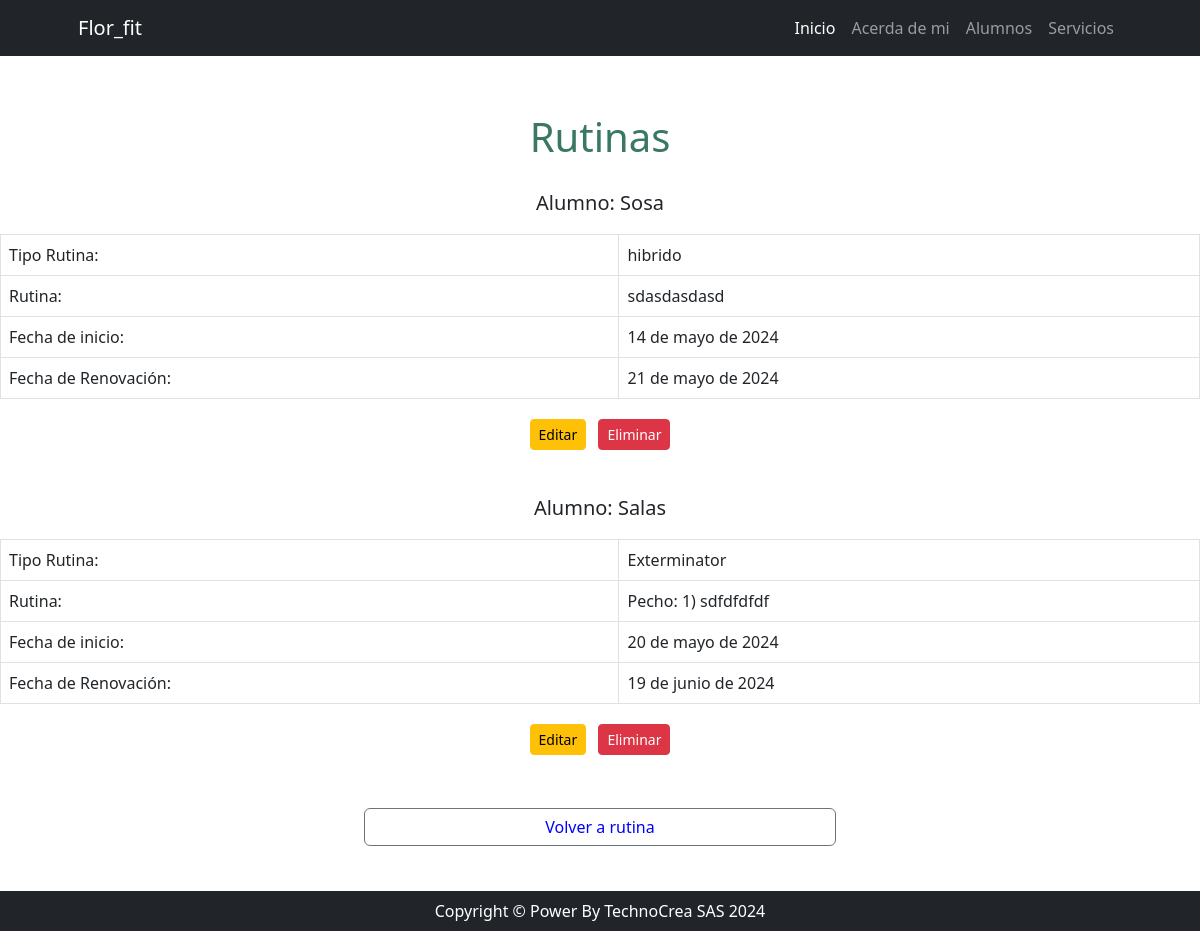
The app's page /usuario/rutina/list, older data.
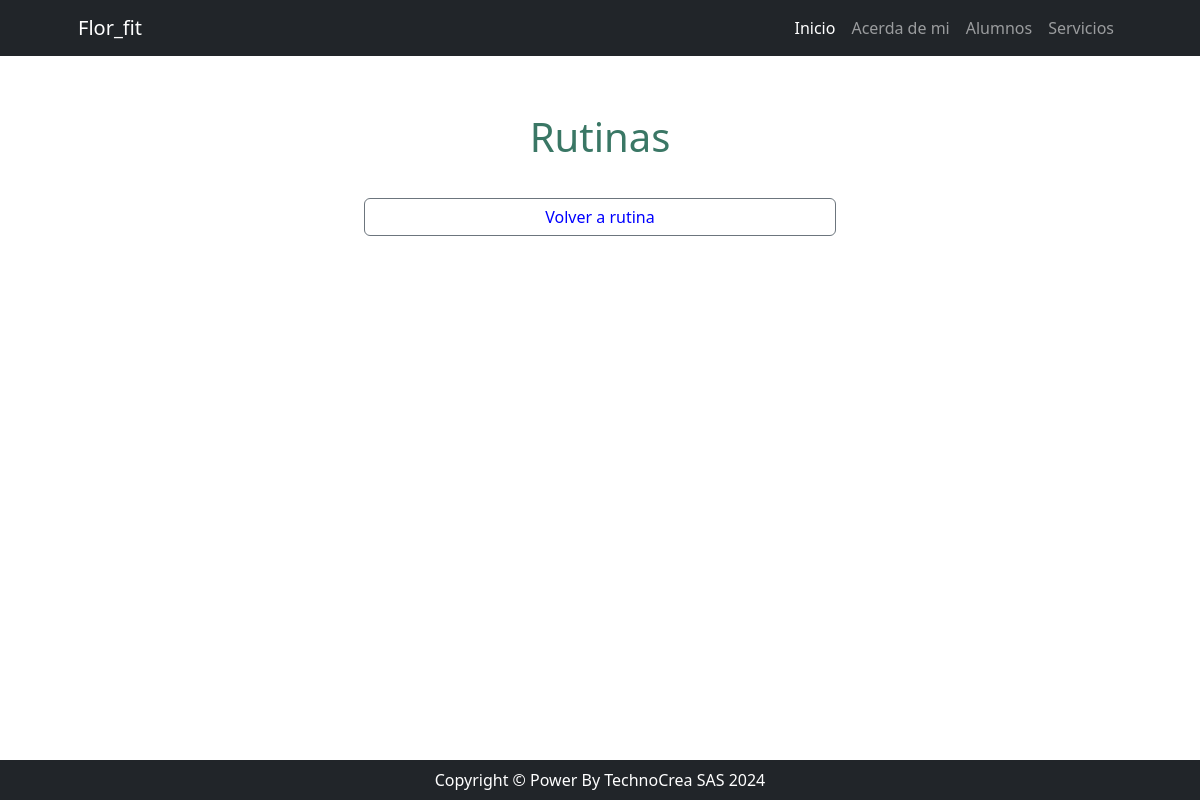
The same page, newer data.
### usuario/models.py (models this page shows, shortened)
class Rutina(models.Model):
    instructor = models.ForeignKey(Instructor, on_delete=models.CASCADE, verbose_name="Instructor asignado")
    alumno = models.ForeignKey(Alumno, on_delete=models.CASCADE, verbose_name="Alumno asignado")
    nombre = models.CharField(max_length=150, verbose_name="Nombre de la rutina")
    descripcion = models.TextField(verbose_name="Descripción")
    fecha_inicio = models.DateField(verbose_name="Fecha de inicio")
    fecha_fin = models.DateField(verbose_name="Fecha de fin")
    class Meta:
        verbose_name = 'Rutina'
        verbose_name_plural = 'Rutinas'

class Alumno(models.Model):
    dni = models.IntegerField()
    apellido = models.CharField(max_length=100)
    nombre = models.CharField(max_length=100)
    email = models.EmailField(unique=True)
    telefono = models.CharField(max_length=20, blank=True)
    fecha_nacimiento = models.DateField(null=True, blank=True)
    def __str__(self):
        return self.apellido
    class Meta:
        verbose_name = 'Alumno'
        verbose_name_plural = 'Alumnos'

### usuario/views.py (the view)
# urls.py: path('rutina/list', views.rutina_list, name='rutina_list'),
def rutina_list(request):
    busqueda = request.GET.get("busqueda", None)
    if busqueda:
        print(busqueda)
        consulta = Rutina.objects.filter(nombre__icontains=busqueda)
    else:
        consulta = Rutina.objects.all()
    contexto = {"rutinas": consulta}
    return render(request, "usuario/rutina_list.html", contexto)

### usuario/templates/usuario/rutina_list.html (shortened to what this page needs)
{% extends 'core/base.html' %}
{% block content %}
    <header>
        <h1 class="text-center" style="padding-top: 1.5cm; padding-bottom: 0.5cm; color: #3a7765;">Rutinas</h1>
    </header>
    <ul class="list-unstyled">
        <ul class="list-unstyled">
            {% for rutina in rutinas %}
            <li>
                <p class="font-weight-bold text-center" style="font-size: 1.25rem;">Alumno: {{ rutina.alumno }}</p>
                <div class="table-responsive">
                    <table class="table table-bordered">
                        <tbody>
                            <tr>
                                <td class="font-weight-bold">Tipo Rutina:</td>
                                <td>{{ rutina.nombre }}</td>
                            </tr>
                            <tr>
                                <td class="font-weight-bold">Rutina:</td>
                                <td>{{ rutina.descripcion }}</td>
                            </tr>
                            <tr>
                                <td class="font-weight-bold">Fecha de inicio:</td>
                                <td>{{ rutina.fecha_inicio }}</td>
                            </tr>
                            <tr>
                                <td class="font-weight-bold">Fecha de Renovación:</td>
                                <td>{{ rutina.fecha_fin }}</td>
                            </tr>
                        </tbody>
                    </table>
                    <div class="text-center">
                        <a href="{% url 'usuario:rutina_update' rutina.id %}" class="btn btn-warning btn-sm m-1">Editar</a>
                        <a href="{% url 'usuario:rutina_delete' rutina.id %}" class="btn btn-danger btn-sm m-1">Eliminar</a>
                    </div>
                </div>
                <div class="text-center">
                    <a href="" class="btn btn-close-white btn-sm m-1">Volver a Rutina</a>
                </div>
            </li>
            {% endfor %}
        </ul>
        <div style="text-align: center; padding: 10px; margin-bottom: 75px;">
            <a href="{% url 'usuario:rutina_main' %}" class="btn btn-outline-secondary" style="width: 40%; color: blue;">Volver a rutina</a>
        </div>
{% endblock content %}

Row changes from the older to the newer data that the page shows:
removed Rutina: alumno "Sosa", nombre "hibrido", descripcion "sdasdasdasd", fecha_inicio "14 de mayo de 2024", fecha_fin "21 de mayo de 2024"
removed Rutina: alumno "Salas", nombre "Exterminator", descripcion "Pecho: 1) sdfdfdfdf", fecha_inicio "20 de mayo de 2024", fecha_fin "19 de junio de 2024"
